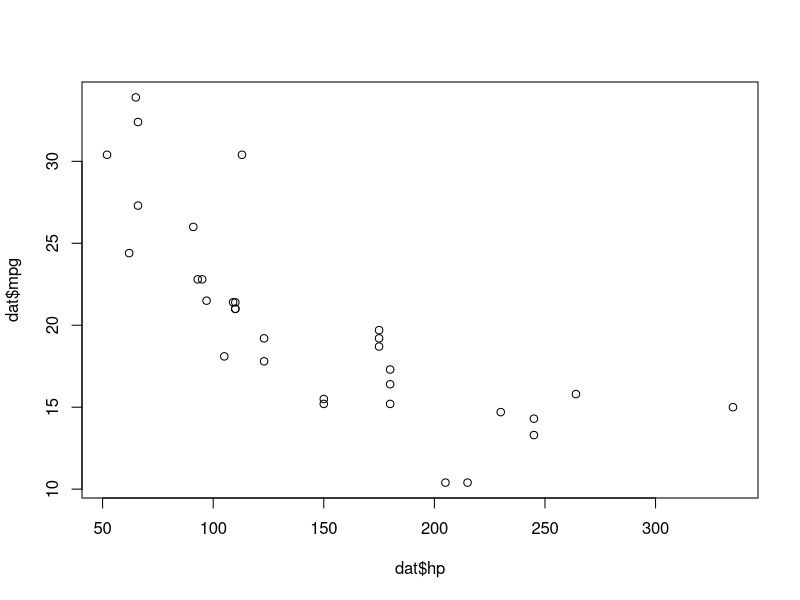
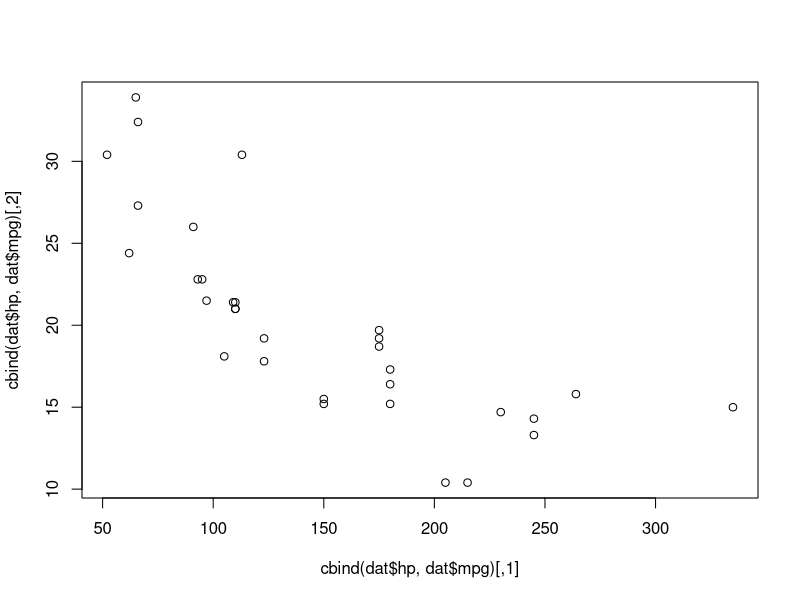
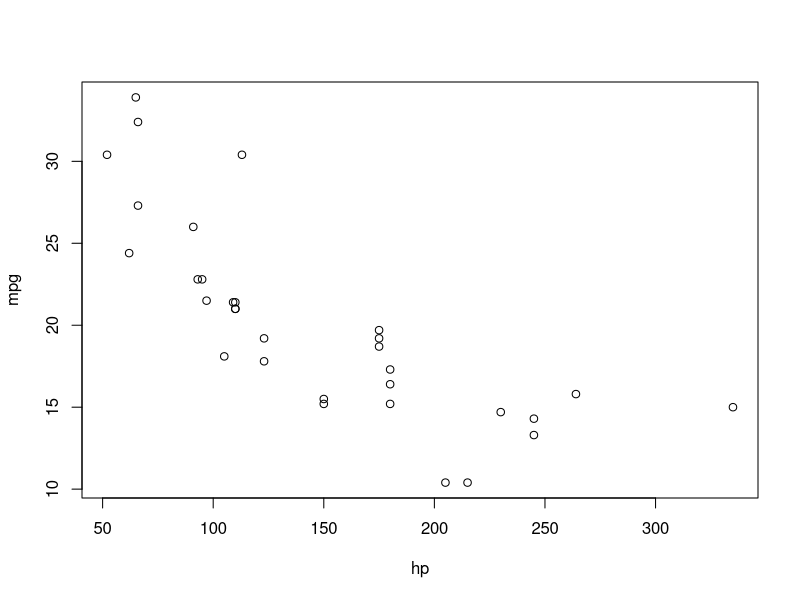
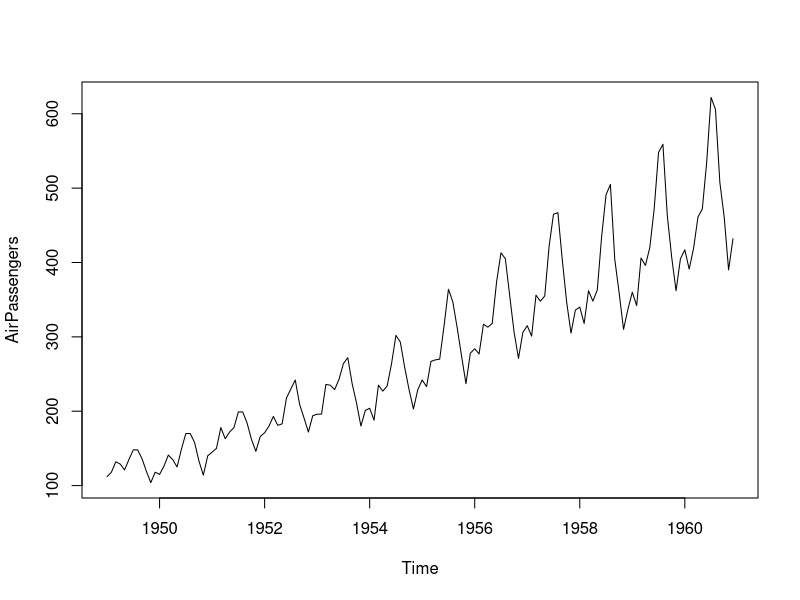
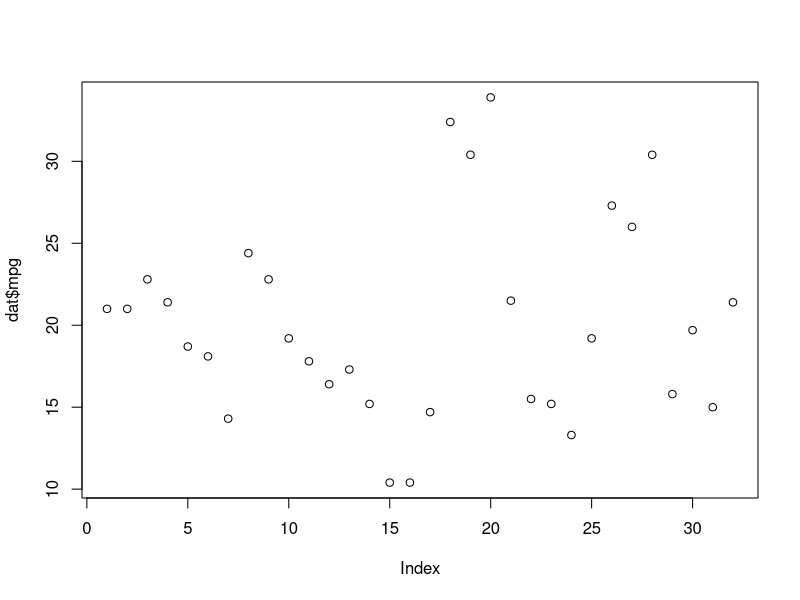
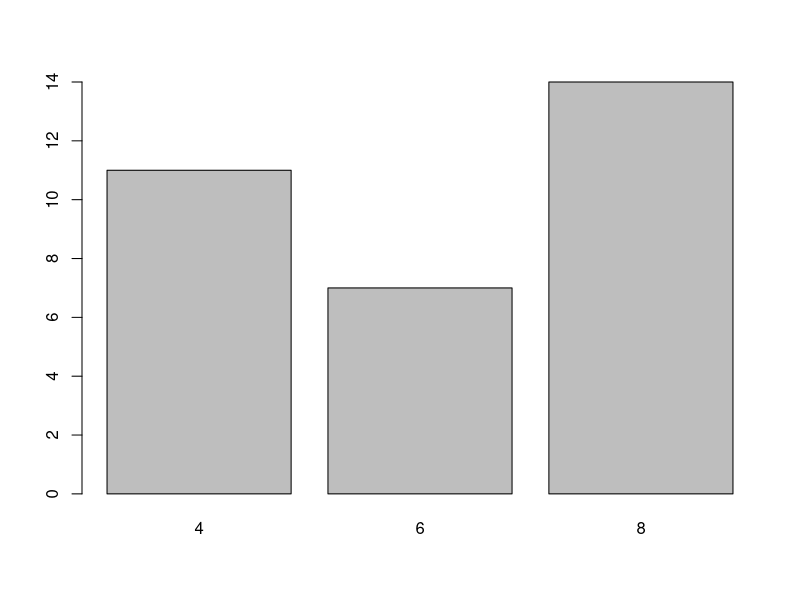
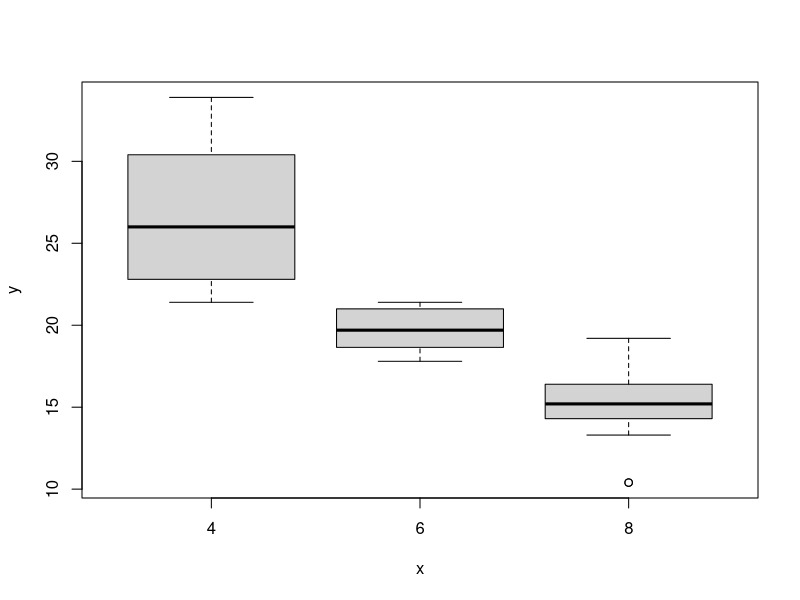
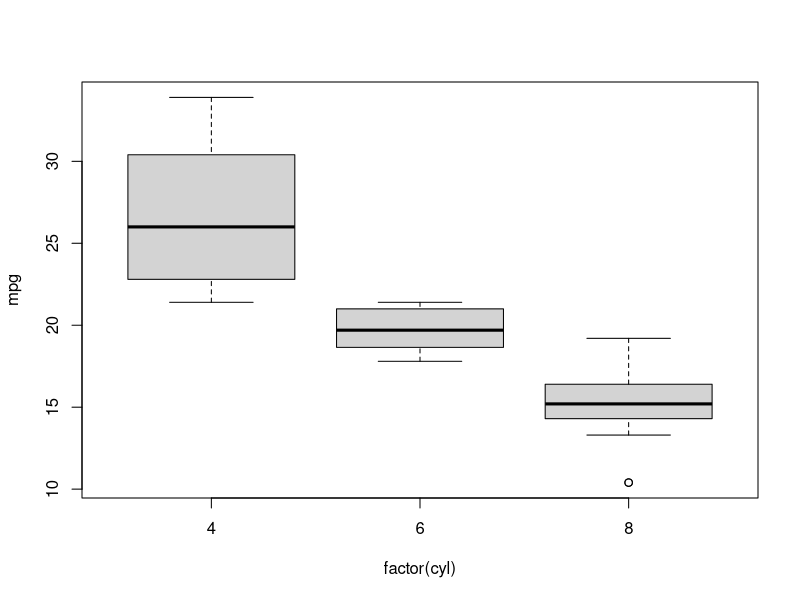

R code for these plots, in order: (Note: this script raises an error after producing the figures.)
############################################################################

# Open Online R Stream (https://www.wvbauer.com/doku.php/live_streams)
#
# By:   Wolfgang Viechtbauer (https://www.wvbauer.com)
# Date: 2024-03-07
#
# Topic(s):
# - An Introduction to R
#   https://cran.r-project.org/doc/manuals/r-release/R-intro.html
# - Section(s): 12.1 - 12.3
#
# last updated: 2024-03-14

############################################################################

### 12: Graphical procedures

############################################################################

## 12.1: High-level plotting commands

# 12.1.1: The plot() function

# copy the mtcars dataset to dat and inspect it
dat <- mtcars
dat

# create a scatterplot of mpg (on the y-axis) versus hp (on the x-axis)
plot(dat$hp, dat$mpg)

# can also provide a matrix with two columns to create the same plot
plot(cbind(dat$hp, dat$mpg))

# can also provide a two variable data frame
plot(dat[c("hp", "mpg")])

# examine the AirPassengers dataset
AirPassengers

# this is a time series dataset (class 'ts')
class(AirPassengers)

# plot the time series
plot(AirPassengers)

# plot a single numeric vector (then the x-axis is the index of the points)
plot(dat$mpg)

# when the variable is a factor, then a bar plot is produced (of the
# frequencies of the various levels of the factor)
plot(factor(dat$cyl))

# if we pass a factor and a numeric variable to plot(), we get a boxplot for
# each level of the factor
plot(factor(dat$cyl), dat$mpg)

# can also create this plot using a formula
plot(mpg ~ factor(cyl), data=dat)

# can also directly use the boxplot() function for this
boxplot(mpg ~ cyl, data=dat)

# when passing an entire data frame to plot(), we get a scatterplot matrix
plot(dat)

# we can pick out the variables we want to plot against each other
plot(~ mpg + hp + wt, data=dat)

# we can also create a scatterplot using this kind of formula notation
plot(mpg ~ hp, data=dat)

# if we have multiple variables on the right-hand side of the formula, then R
# prompts us to hit return to see each plot in turn
plot(mpg ~ hp + wt, data=dat)

# 12.1.2: Displaying multivariate data

# can also use the pairs() function to create a scatterplot matrix
pairs(dat)

# the pairs() function provides some additional functionality for customizing
# such plots; see help(pairs) for details and examples

# create a conditioning plot of mpg versus hp for every cyl level
coplot(mpg ~ hp | factor(cyl), data=dat)

# do not show the 'shingle bars' at the top, use a single row, and filled circles
coplot(mpg ~ hp | factor(cyl), data=dat, show.given=FALSE, rows=1, pch=19)

# could also condition on the combination of two variables
coplot(mpg ~ hp | factor(cyl) + factor(gear), data=dat)

# condition on a quantitative variable; then the function creates (by default,
# somewhat overlapping) intervals for the conditioning variable (the number
# argument is used to control how many such intervals are created; 6 by default)
coplot(mpg ~ hp | wt, data=dat, number=4)

# use a different function for the panels; 'panel.smooth' shows the points and
# then uses a smoother to show the relationship between x and y
coplot(mpg ~ hp | wt, data=dat, number=4, panel=panel.smooth)

# can also write a custom panel function, for example one that shows the
# points and adds the regression line from a simple linear regression model

panel.reg <- function(x, y, ...) {
   points(x, y)
   res <- lm(y ~ x)
   abline(res, lwd=3)
}

coplot(mpg ~ hp | wt, data=dat, number=4, panel=panel.reg)

# 12.1.3: Display graphics

# fit a linear regression model predicting mpg from hp
res <- lm(mpg ~ hp, data=dat)

# extract the residuals and create a normal QQ-plot based on them
resids <- resid(res)
qqnorm(resids)
qqline(resids)

# create a histogram of the residuals
hist(resids)

# can specify the number of breaks via the 'breaks' argument (same as nclass);
# this is a bit silly here with such a small number of datapoints
hist(resids, breaks=20)

# can also specify the exact location of the break points
hist(resids, breaks=seq(floor(min(resids)),ceiling(max(resids)),by=1))

# dotchart of the mpg values (with the car names added as labels)
dotchart(dat$mpg, labels=rownames(dat))

# fit a regression model predicting mpg from wt and hp and also use quadratic
# terms for each predictor
res <- lm(mpg ~ wt + I(wt^2) + hp + I(hp^2), data=dat)
summary(res)

# compute the predicted mpg value for combinations of wt and hp (within the
# range of the observed data)

wts <- seq(min(dat$wt), max(dat$wt), length=100)
hps <- seq(min(dat$hp), max(dat$hp), length=100)

pred <- outer(wts, hps, function(x, y) {
   coef(res)[1] + coef(res)[2]*x + coef(res)[3]*x^2 + coef(res)[4]*y + coef(res)[5]*y^2
})

# create a contour plot showing the predicted mpg as a function of wt and hp
contour(wts, hps, pred, xlab="Weight", ylab="Horse Power")

# filled contour plot, using the 'viridis' color palette (a better choice than
# the default 'heat' colors)
filled.contour(wts, hps, pred, xlab="Weight", ylab="Horse Power", color.palette=hcl.colors)

# perspective plot
persp(wts, hps, pred, xlab="Weight", ylab="Horse Power")

# perspective plot with some tweaks
persp(wts, hps, pred, xlab="Weight", ylab="Horse Power", theta=135, phi=25,
      col="gray", shade=0.5, ltheta=45, ticktype="detailed")

# 12.1.4: Arguments to high-level plotting functions

# draw a boxplot of mpg for each level of cyl and add the raw data on top
# using the stripchart() function with add=TRUE
boxplot(mpg ~ cyl, data=dat)
stripchart(mpg ~ cyl, data=dat, pch=19, vertical=TRUE, add=TRUE)

# show some further possibilities of customizing the look of a plot
plot(mpg ~ wt, data=dat, xlab="Weight", ylab="Mile per Gallon",
     main="Gas Consumption as a Function of Weight", xlim=c(1,5), axes=FALSE)
axis(side=1, at=c(1,3,5), labels=c("light", "medium", "heavy"))
axis(side=2, at=c(10,20,30))

# illustrate the 'type' argument (using the AirPassengers dataset)
plot(AirPassengers)
plot(AirPassengers, type="p") # to show the points
plot(AirPassengers, type="l") # to show the lines (default when plotting 'ts' objects)
plot(AirPassengers, type="b") # to show points connected by lines
plot(AirPassengers, type="o") # to show points overlaid by lines
plot(AirPassengers, type="o", pch=19) # maybe use filled circles instead
plot(AirPassengers, type="h") # to show vertical lines
plot(AirPassengers, type="s") # to show the points as a step function

# illustrate type="n" (back to the mtcars dataset)
plot(mpg ~ wt, data=dat, type="n")
points(mpg ~ wt, data=dat, pch=21, subset=cyl==4, bg="dodgerblue")
points(mpg ~ wt, data=dat, pch=21, subset=cyl==6, bg="firebrick")
points(mpg ~ wt, data=dat, pch=21, subset=cyl==8, bg="forestgreen")

# one could do the above with some clever trickery using factors, but this is
# less transparent than the code above (although quite a bit shorter)
plot(mpg ~ wt, data=dat, pch=21, bg=c("dodgerblue","firebrick","forestgreen")[factor(cyl)])

## 12.2: Low-level plotting commands

# already saw points() above

# illustrate the use of lines() for adding regression lines
plot(mpg ~ hp, data=dat, pch=21, bg="gray")
newdat <- data.frame(hp=seq(30,350,by=1))
res <- lm(mpg ~ hp, data=dat)
pred <- predict(res, newdata=newdat)
lines(newdat$hp, pred, lwd=3, col="firebrick")
res <- lm(mpg ~ hp + I(hp^2), data=dat)
pred <- predict(res, newdata=newdat)
lines(newdat$hp, pred, lwd=3, col="dodgerblue")
legend("topright", inset=.02, lty="solid", lwd=3, col=c("firebrick","dodgerblue"),
       legend=c("Linear Model", "Qudaratic Model"))

# illustrate the use of text() for adding labels (some of the labels overlap;
# avoiding this either requires manual label placement or clever algorithms)
plot(mpg ~ hp, data=dat, pch=21, bg="gray", xlim=c(50,400))
text(dat$hp, dat$mpg, rownames(dat), pos=4, cex=0.8)

# add a horizontal and vertical line to the plot (just for illustration)
abline(h=25, lty="dotted")
abline(v=220, lty="dotted")

# fit a simple regression model and add the regression line to the plot
res <- lm(mpg ~ hp, data=dat)
abline(res, lwd=3)

# illustrate how the polygon() function works
plot(NA, type="n", xlim=c(0,10), ylim=c(0,10), xlab="", ylab="")
polygon(c(1,4,8,3), c(2,3,9,7), col="gray")

# this can be useful for shading regions of densities
xs <- seq(-3.4, 3.4, length=1000)
ys <- dnorm(xs)
plot(xs, ys, type="l", bty="l")
xs <- seq(1.96, 3.4, length=1000)
ys <- dnorm(xs)
polygon(c(xs,rev(xs)), c(ys,rep(0,length(xs))), col="gray")

# add a line going from (0, 0) to (0, density at x=0)
segments(0, 0, 0, dnorm(0))

# 12.2.1: Mathematical annotation
text(0, dnorm(0), expression(mu==0), pos=3)

# 12.2.2: Hershey vector fonts

text(1.96, dnorm(1.96), pos=4, "Upper Critical Region",
     vfont=c("serif","plain"), cex=0.8)

## 12.3: Interacting with graphics

# scatterplot of mpg versus hp
plot(mpg ~ hp, data=dat, pch=21, bg="gray")
pos <- locator()

# now can left-click on a bunch of locations, then right-click to stop

# the coordinates where we clicked are saved in pos
pos

# this can be useful for adding labels at certain locations
text(locator(2), "Outlier")

# now left-click on two points and the text "Outlier" will be added at the
# location where we left-clicked

# redraw the scatterplot
plot(mpg ~ hp, data=dat, pch=21, bg="gray")
identify(dat$hp, dat$mpg, rownames(dat))

# now left-click on a point and the corresponding label is shown (if one
# clicks just below the point, the label is shown below, if one clicks just
# right of the point, the label is shown to the right, and so on);
# right-click to stop labeling points

############################################################################
